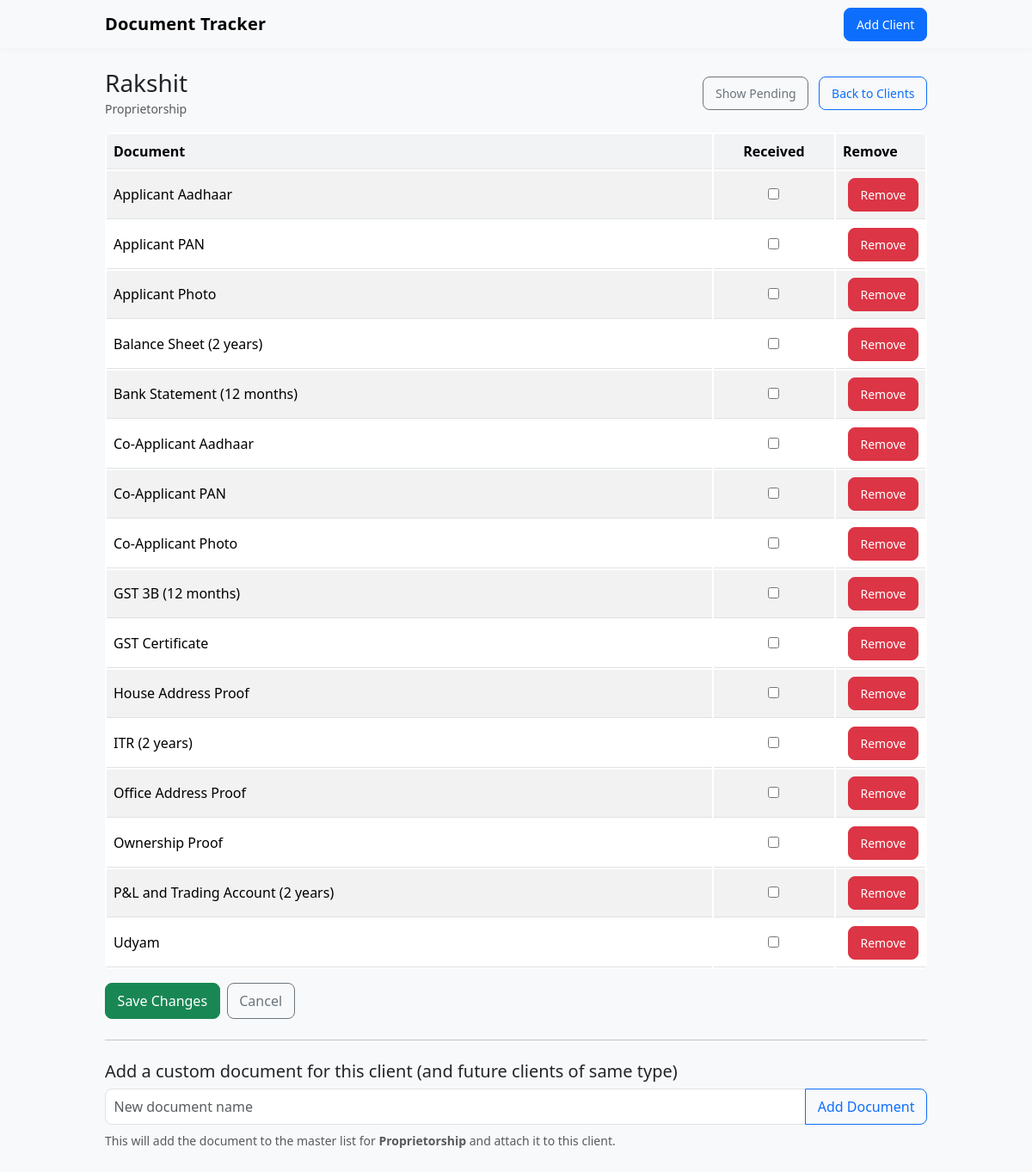
Screenshot of /client/1 with the database file from the repository.
### app.py (models this page shows)
class Client(db.Model):
    id = db.Column(db.Integer, primary_key=True)
    name = db.Column(db.String(200), nullable=False)
    client_type = db.Column(db.String(50), nullable=False)
    documents = db.relationship('ClientDocument', backref='client', cascade='all, delete-orphan')

class ClientDocument(db.Model):
    id = db.Column(db.Integer, primary_key=True)
    client_id = db.Column(db.Integer, db.ForeignKey('client.id'), nullable=False)
    document_id = db.Column(db.Integer, db.ForeignKey('document.id'), nullable=True)
    name = db.Column(db.String(200), nullable=True)
    received = db.Column(db.Boolean, default=False)
    document = db.relationship('Document')

class Document(db.Model):
    id = db.Column(db.Integer, primary_key=True)
    client_type = db.Column(db.String(50), nullable=False)
    name = db.Column(db.String(300), nullable=False)

### app.py (the view, shortened to what this page needs)
@app.route('/client/<int:client_id>', methods=['GET','POST'])
def client_detail(client_id):
    client = Client.query.get_or_404(client_id)
    docs = sorted(client.documents, key=lambda x: x.document.name.lower() if x.document else x.name.lower())
    return render_template('client_detail.html', client=client, docs=docs)

### templates/client_detail.html
{% extends 'base.html' %}
{% block content %}
<div class="d-flex justify-content-between align-items-center mb-3">
  <div>
    <h3 class="mb-0">{{ client.name }}</h3>
    <small class="text-muted">{{ client.client_type }}</small>
  </div>
  <div>
    <a class="btn btn-sm btn-outline-secondary me-2" href="{{ url_for('client_pending', client_id=client.id) }}">Show Pending</a>
    <a class="btn btn-sm btn-outline-primary" href="{{ url_for('index') }}">Back to Clients</a>
  </div>
</div>
<div class="table-responsive">
  <table class="table table-striped align-middle">
    <thead>
      <tr>
        <th>Document</th>
        <th class="text-center" style="width:140px">Received</th>
        <th style="width: 100px;">Remove</th>
      </tr>
    </thead>
    <tbody>
      {% if docs|length == 0 %}
        <tr>
          <td colspan="3">No documents attached to this client.</td>
        </tr>
      {% else %}
        {% for cd in docs %}
        <tr>
          <td>{{ cd.document.name if cd.document else cd.name }}</td>
          <td class="text-center">
            <input type="checkbox" name="received-{{ cd.id }}" form="save-form" {% if cd.received %}checked{% endif %}>
          </td>
          <td>
            <form method="POST" action="{{ url_for('delete_document', cd_id=cd.id, client_id=client.id) }}" style="display:inline;">
              <button type="submit" class="btn btn-sm btn-danger">Remove</button>
            </form>
          </td>
        </tr>
        {% endfor %}
      {% endif %}
    </tbody>
  </table>
</div>
<form id="save-form" method="POST">
  <div class="d-flex gap-2 mb-4">
    <button type="submit" class="btn btn-success">Save Changes</button>
    <a class="btn btn-outline-secondary" href="{{ url_for('index') }}">Cancel</a>
  </div>
</form>
<hr>
<h5 class="mt-4">Add a custom document for this client (and future clients of same type)</h5>
<form method="POST" action="{{ url_for('edit_documents', client_id=client.id) }}" class="mt-2">
  <div class="input-group">
    <input class="form-control" name="new_doc" placeholder="New document name" required>
    <button class="btn btn-outline-primary" type="submit">Add Document</button>
  </div>
  <div class="form-text mt-2">
    This will add the document to the master list for <strong>{{ client.client_type }}</strong> and attach it to this client.
  </div>
</form>
{% endblock %}

### static/style.css (style rules this page uses)
body { padding-bottom: 40px; background-color: #f8f9fa; font-family: system-ui, -apple-system, "Segoe UI", Roboto, "Helvetica Neue", Arial; color: #212529; }
.btn { border-radius: 8px; padding: 0.5rem 0.85rem; }
.table { background: #ffffff; border-radius: 8px; overflow: hidden; border-collapse: separate; }
.table thead th { background: #f1f3f5; border-bottom: 1px solid rgba(0,0,0,0.05); font-weight: 600; }
.table-striped tbody tr:nth-of-type(odd) { background-color: #fbfbfc; }
.form-control, .form-select { border-radius: 8px; padding: 0.5rem 0.6rem; }
.input-group .form-control { border-top-right-radius: 0; border-bottom-right-radius: 0; }
.mt-2 { margin-top: .5rem !important; }
.mb-3 { margin-bottom: 1rem !important; }

### rows the page displays
Client: name "Rakshit", client_type "Proprietorship"
ClientDocument: document "Applicant Aadhaar"
ClientDocument: document "Applicant PAN"
ClientDocument: document "Applicant Photo"
ClientDocument: document "Balance Sheet (2 years)"
ClientDocument: document "Bank Statement (12 months)"
ClientDocument: document "Co-Applicant Aadhaar"
ClientDocument: document "Co-Applicant PAN"
ClientDocument: document "Co-Applicant Photo"
ClientDocument: document "GST 3B (12 months)"
ClientDocument: document "GST Certificate"
ClientDocument: document "House Address Proof"
ClientDocument: document "ITR (2 years)"
ClientDocument: document "Office Address Proof"
ClientDocument: document "Ownership Proof"
ClientDocument: document "P&L and Trading Account (2 years)"
ClientDocument: document "Udyam"
